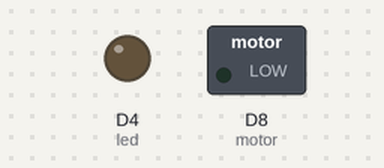
Bench run of a sketch on a simulated ESP8266 (NodeMCU). Parts: switched loads named in the sketch (green lamp = pin HIGH), output pins drawn as LEDs (lit = HIGH). WiFi joins after 1.5 s; servers stay silent unless stated; what the sketch prints to the serial monitor is not drawn.

Above: at 0.1 s.
At 2.0 s:
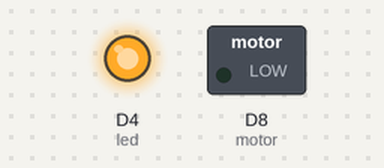
Timing chart, 0 to 3.5 s (numbered marks = the images above):
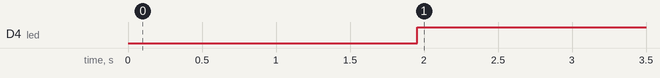

The sketch:

water_mcu_final.ino
```cpp
#include <ESP8266WiFi.h>
#include <FirebaseArduino.h>

#include<SoftwareSerial.h>
SoftwareSerial s(D6,D5); // RX TX
#define FIREBASE_HOST "smart-city-2883e.firebaseio.com"
#define FIREBASE_AUTH "KLPO7nSFcTmK7VHck8gbCZPBa7E9wlTaElDxKPf3"
#define WIFI_SSID "OPPO A5"
#define WIFI_PASSWORD "12345678"
#define led D4
#define motor D8

//int val1,val2;
int data = 10000;
int waterlevel=10000;

void setup()
{
  s.begin(9600);
  Serial.begin(19200);
  pinMode(led,OUTPUT);
  pinMode(motor,OUTPUT);

  //making connection ----------------------------------
  WiFi.begin(WIFI_SSID,WIFI_PASSWORD);
  Serial.print("Connecting...");
  while(WiFi.status()!=WL_CONNECTED)
  {
      Serial.print(".");
      delay(500);
  }
  Serial.println();
  Serial.print("connected:");
  Serial.println(WiFi.localIP());

  //connecting to firebase-----------------------------
  Firebase.begin(FIREBASE_HOST,FIREBASE_AUTH);
  Firebase.setInt("water_level/level",0);
  Firebase.setInt("water_level/moto_status",0);
}

void firebasereconnect()
{
  Serial.println("Trying to reconnect");
    Firebase.begin(FIREBASE_HOST, FIREBASE_AUTH);
}

void loop()
{
  if (Firebase.failed())
      {
      Serial.print("setting number failed:");
      Serial.println(Firebase.error());
      firebasereconnect();
      return;
      }

  s.write("s");
  if(s.available() >= 0)
  {
    data = s.read();
    if(data>=0)
    {
      waterlevel=data;
      Firebase.setInt("water_level/level",waterlevel);
      Serial.println(data);
      Serial.println();
    }

    if(waterlevel<1)
    {
      Firebase.setInt("water_level/moto_status",1);
      digitalWrite(motor,HIGH);
      digitalWrite(led,LOW);
      delay(5);
    }
    if(waterlevel>4)
    {
      Firebase.setInt("water_level/moto_status",0);
      digitalWrite(motor,LOW);
      digitalWrite(led,HIGH);
      delay(5);
    }
  }
}
```

Measured:
- by itself, D4 (led): LOW → HIGH at 2.0 s
